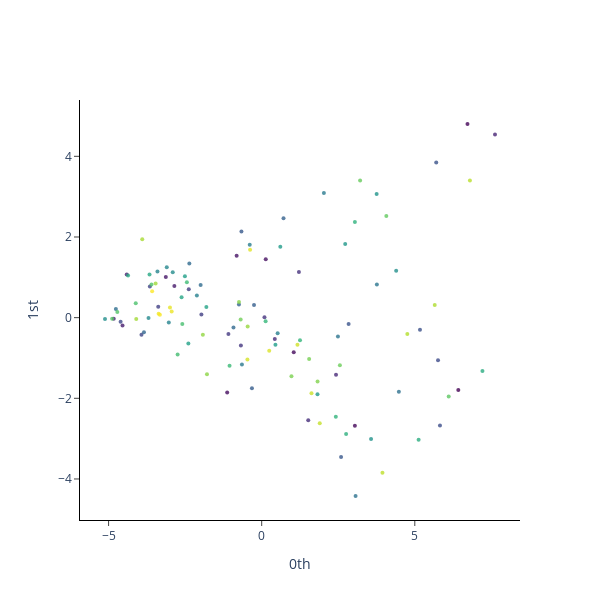

The notebook cell this image was saved under:
### Markdown cell above
### UAAP point cloud

### Code cell
# UAAP

plot_point_cloud(pca.transform(dfs_numeric_scaled[0]))
